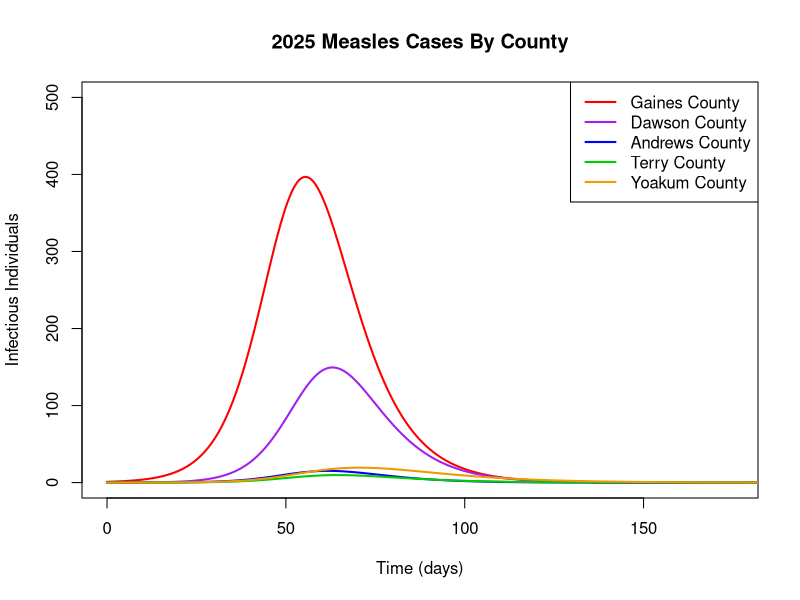

Here is the R script that generated this plot:
library("deSolve")

#one year in days
times <- seq(0, 365, by = 0.5)

#Parameters for Gaines County
GainesPop <- 23289 
GainesVaccinationCov <- 0.8197 
Sg <- (GainesPop*(1-GainesVaccinationCov)) - 1  # Susceptible = total pop(unvaccinated pop) - 1 infected
Vg <- GainesVaccinationCov*GainesPop           # Vaccinated
Ig <- 1       # Infected
Rg <- 0       # Recovered

#Parameters for Dawson County (lowest vaccination rate of outgroup counties)
DawsonPop <- 11660 
DawsonVaccinationCov <- 0.8808 
Sd <- (DawsonPop*(1-DawsonVaccinationCov))
Vd <- DawsonVaccinationCov*DawsonPop
Id <- 0 
Rd <- 0

#Parameters for Andrews County (highest vaccination rate of outgroup counties)
AndrewsPop <- 19344 
AndrewsVaccinationCov <- 0.9768 
Sa <- (AndrewsPop*(1-AndrewsVaccinationCov))
Va <- AndrewsVaccinationCov*AndrewsPop
Ia <- 0 
Ra <- 0

#Parameters for Terry County
TerryPop <- 11753
TerryVaccinationCov <- 0.9552
St <- (TerryPop*(1-TerryVaccinationCov))
Vt <- TerryVaccinationCov*TerryPop
It <- 0
Rt <- 0

#Parameters for Yoakum County (lowest population)
YoakumPop <- 7436
YoakumVaccinationCov <- 0.9250
Sy <- (YoakumPop*(1-YoakumVaccinationCov))
Vy <- YoakumVaccinationCov*YoakumPop
Iy <- 0
Ry <- 0

#Initial Conditions Vector
StateIC <- c(Sg = Sg, Vg = Vg, Ig = Ig, Rg = Rg, Sd = Sd, Vd = Vd, Id = Id, Rd = Rd, 
             Sa = Sa, Va = Va, Ia = Ia, Ra = Ra, St = St, Vt = Vt, It = It, Rt = Rt,
             Sy = Sy, Vy = Vy, Iy = Iy, Ry = Ry)

#Parameters
Pars <- c(
  ###constant disease parameters###
  g = 1/4,   # Recovery rate
  e = 0.97,  #Vaccination efficiency (assumes all vaccinated have had both vaccines)
  B = 1.26, # Transmission rate (will be multiplied by individual contact rates)
  
  ###contact rates###
  cgg = 1.5,   # Gaines → Gaines contact rate
  cgd = 0.05,    # Gaines → Dawson contact rate
  cdd = 2,    # Dawson → Dawson contact rate
  cga = 0.1,    # Gaines → Andrews contact rate
  caa = 2,    # Andrews → Andrews contact rate
  cgt = 0.05,   # Gaines → Terry contact rate
  ctt = 2,    # Terry → Terry contact rate
  cgy = 0.05,   # Gaines → Yoakum contact rate
  cyy = 2,    # Yoakum → Yoakum contact rate
  
  ###county populations###
  Ng  = GainesPop, 
  Nd  = DawsonPop,
  Na  = AndrewsPop,
  Nt  = TerryPop,
  Ny  = YoakumPop
)

#Dynamical Equations
SIRODE <- function(t, state, pars) {
  with(as.list(c(state, pars)), {
    
    # Gaines County dynamics
    dSg <- - (B* cgg * Sg * Ig) / Ng
    dVg <- - (B* cgg * Ig * Vg * (1-e)) / Ng
    dIg <- ((B* cgg * Sg * Ig) / Ng) + ((B* cgg * Ig * Vg * (1-e)) / Ng) - (g * Ig)
    dRg <- g * Ig
    
    # Dawson County dynamics
    dSd <- - ((B* cdd * Sd * Id) / Nd) - ((B* cgd * Sd * Ig) / Ng)
    dVd <- - ((B* cdd * Id * Vd * (1-e)) / Nd) - ((B* cgd * Vd * Ig * (1-e)) / Ng)
    dId <- ((B* cdd * Sd * Id) / Nd) + ((B* cdd * Id * Vd * (1-e)) / Nd) + ((B* cgd * Sd * Ig) / Ng) + ((B* cgd * Vd * Ig * (1-e)) / Ng) - (g * Id)
    dRd <- g * Id
    
    # Andrews County dynamics
    dSa <- - ((B* caa * Sa * Ia) / Na) - ((B* cga * Sa * Ig) / Ng)
    dVa <- - ((B* caa * Ia * Va * (1-e)) / Na) - ((B* cga * Va * Ig * (1-e)) / Ng)
    dIa <- ((B* caa * Sa * Ia) / Na) + ((B* caa * Ia * Va * (1-e)) / Na) + ((B* cga * Sa * Ig) / Ng) + ((B* cga * Va * Ig * (1-e)) / Ng) - (g * Ia)
    dRa <- g * Ia
    
    # Terry County dynamics
    dSt <- - ((B* ctt * St * It) / Nt) - ((B* cgt * St * Ig) / Ng)
    dVt <- - ((B* ctt * It * Vt * (1-e)) / Nt) - ((B* cgt * Vt * Ig * (1-e)) / Ng)
    dIt <- ((B* ctt * St * It) / Nt) + ((B* ctt * It * Vt * (1-e)) / Nt) + ((B* cgt * St * Ig) / Ng) + ((B* cgt * Vt * Ig * (1-e)) / Ng) - (g * It)
    dRt <- g * It
    
    # Yoakum County dynamics
    dSy <- - ((B* cyy * Sy * Iy) / Ny) - ((B* cgy * Sy * Ig) / Ng)
    dVy <- - ((B* cyy * Iy * Vy * (1-e)) / Ny) - ((B* cgy * Vy * Ig * (1-e)) / Ng)
    dIy <- ((B* cyy * Sy * Iy) / Ny) + ((B* cyy * Iy * Vy * (1-e)) / Ny) + ((B* cgy * Sy * Ig) / Ng) + ((B* cgy * Vy * Ig * (1-e)) / Ng) - (g * Iy)
    dRy <- g * Iy
    
    list(c(dSg, dVg, dIg, dRg, dSd, dVd, dId, dRd, dSa, dVa, dIa, dRa, dSt, dVt, dIt, dRt, dSy, dVy, dIy, dRy))
  })
}

Output <- lsoda(StateIC, times, SIRODE, Pars)

#Plot number of infectious individuals over time
plot(NULL, xlim = c(0, 175), ylim = c(0, 500), xlab = "Time (days)", ylab = "Infectious Individuals", main = "2025 Measles Cases By County")
lines(Output[, "time"], Output[, "Ig"], col = "red", lwd = 2)
lines(Output[, "time"], Output[, "Id"], col = "purple", lwd = 2)
lines(Output[, "time"], Output[, "Ia"], col = "blue", lwd = 2)
lines(Output[, "time"], Output[, "It"], col = "green3", lwd = 2)
lines(Output[, "time"], Output[, "Iy"], col = "orange2", lwd = 2)
legend("topright", legend = c("Gaines County", "Dawson County", "Andrews County", "Terry County", "Yoakum County"), col = c("red", "purple", "blue", "green3", "orange2"), lwd = 2)
